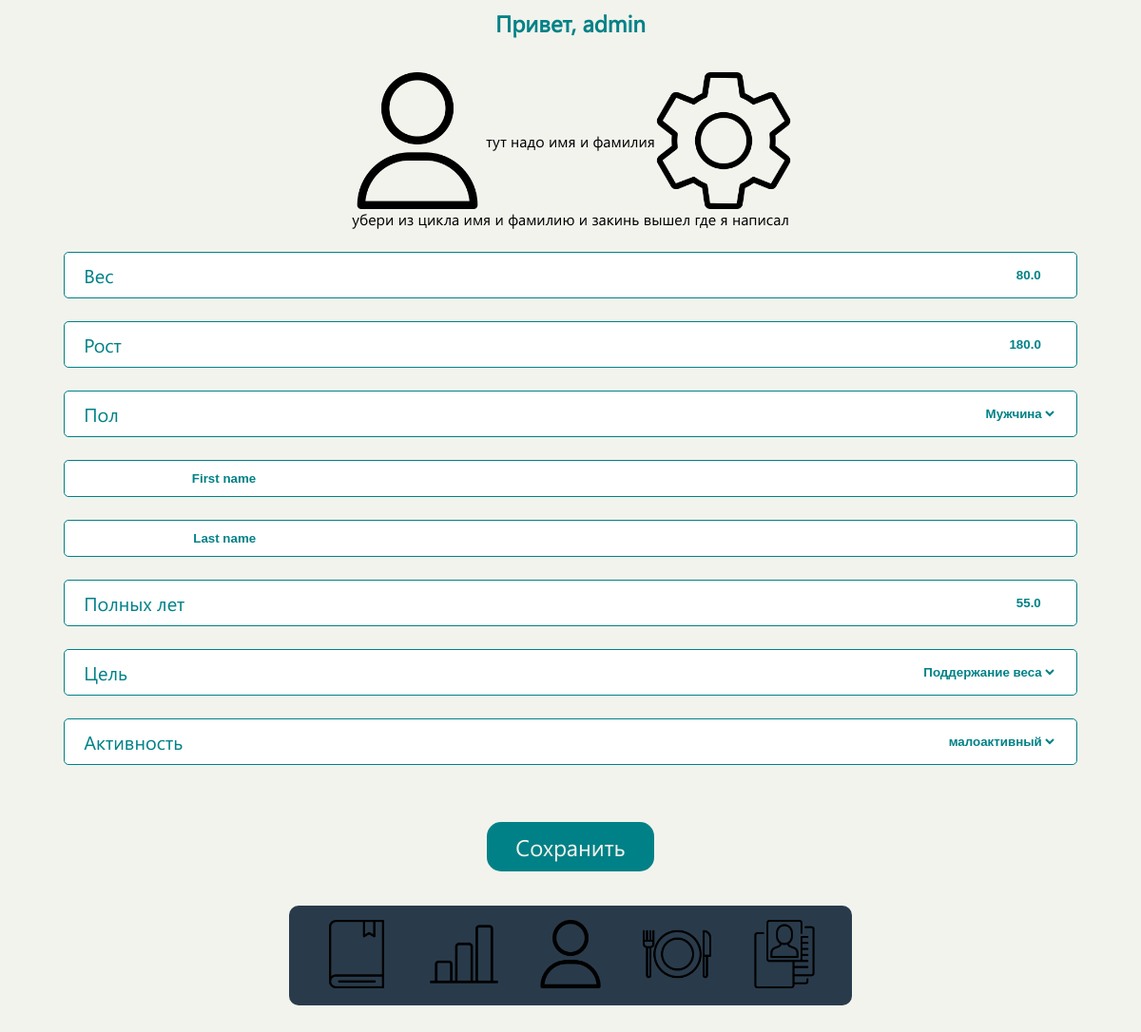
The app's page /edit_person_info/ (signed in), older data.
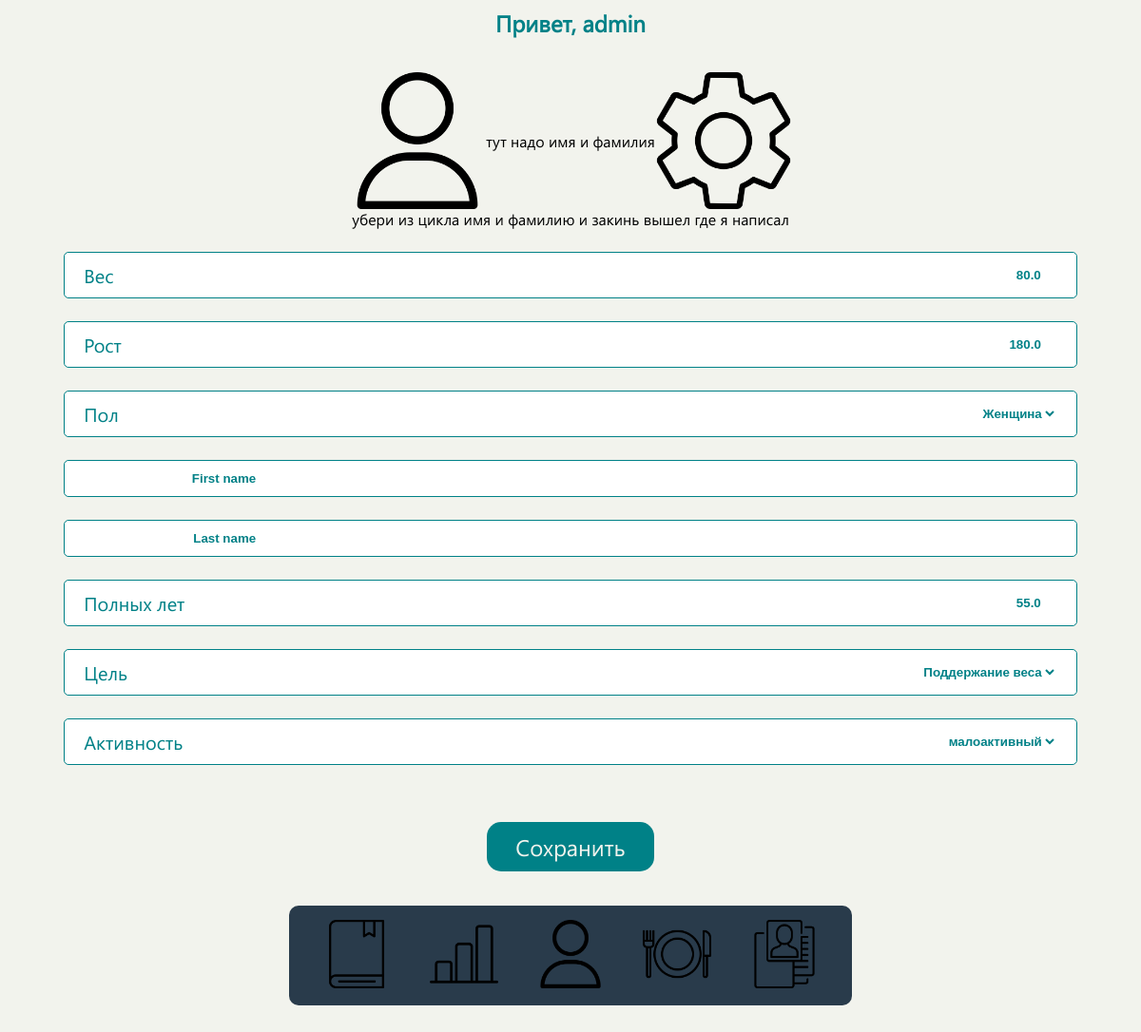
The same page, newer data.
### webflut/models.py (models this page shows, shortened)
class Personal_Inform(models.Model):
    user = models.ForeignKey(User, on_delete=models.CASCADE)  # Add this line
    first_name = models.CharField(max_length=10)
    last_name = models.CharField(max_length=10)
    SEX_CHOICES = [
        ('M', 'Мужчина'),
        ('F', 'Женщина'),
        ('', ''),
    ]
    sex = models.CharField(max_length=1, choices=SEX_CHOICES, default='')
    date_of_birth = models.FloatField(default=0)
    weight = models.FloatField(default=0)
    height = models.FloatField(default=0)
    GOAL_CHOICES = [
        ('L', 'Похудение'),
        ('M', 'Набор массы'),
        ('F', 'Поддержание веса'),
    ]
    goals = models.CharField(max_length=1, choices=GOAL_CHOICES, default='L')
    ACTIVE_CHOICES = [
        ('L', 'малоактивный'),
        ('M', 'активный'),
    ]
    active = models.CharField(max_length=1, choices=ACTIVE_CHOICES, default='L')
    class Meta:
        verbose_name = 'Личная Информация'
        verbose_name_plural = 'Личная Информация'

### webflut/views.py (the view)
# urls.py: path('edit_person_info/', views.edit_person_info, name='edit_person_info'),
def edit_person_info(request):
    personal_info = Personal_Inform.objects.get(user=request.user)
    if request.method == 'POST':
        form = PersonalInformForm(request.POST, instance=personal_info)
        if form.is_valid():
            form.save()
            return redirect('home')  # Redirect to the successful registration page
    else:
        form = PersonalInformForm(instance=personal_info)
    return render(request, 'edit_person_info.html', {'form': form})

### webflut/forms.py
class PersonalInformForm(forms.ModelForm):
    class Meta:
        model = Personal_Inform
        fields = ['weight', 'height', 'sex', 'first_name', 'last_name', 'date_of_birth',  'goals', 'active',]

### webflut/templates/edit_person_info.html (shortened to what this page needs)
{% load static %}
<!DOCTYPE html>
<html lang="en">
<head>
    <link href="{% static 'css/Profile Page/pers_info.css' %}" rel="stylesheet" />
</head>
<body>
    <text class="title">Привет, {{ request.user.username }}</text>
<div class="title-div">
    <img src="{% static 'accets/profile.png' %}"/>
    тут надо имя и фамилия
    <img src="{% static 'accets/settings.png' %}"/>
</div>
убери из цикла имя и фамилию и закинь вышел где я написал
    <form method="post">
        {% for field in form %}
        <div class="common-class">
            {% if field.name == 'weight' %}
            <text>Вес</text>
            {% elif field.name == 'height' %}
            <text>Рост</text>
            {% elif field.name == 'sex' %}
            <text>Пол</text>
            {% elif field.name == 'date_of_birth' %}
            <text>Полных лет</text>
            {% elif field.name == 'goals' %}
            <text>Цель</text>
            {% elif field.name == 'active' %}
            <text>Активность</text>
            {% endif %}
            {{ field }}
        </div>
        {% endfor %}
        <button type="submit" class="save">Сохранить</button>
    </form>
    {% block content %}
    {% include 'footer.html' %}
    {% endblock %}
</body>
</html>

### webflut/templates/footer.html (shortened to what this page needs)
{% load static %}
<link href="{% static 'css/footer.css' %}" rel="stylesheet"/>
<footer>
    <a href="{% url 'creategroup' %}" class="buttonFooter">
        <img src="{% static 'accets/журнал.png' %}" class="imgFooter"/></a>
    <a href="{% url 'display_chart' %}" class="buttonFooter">
        <img src="{% static 'accets/статистика.png' %}" class="imgFooter"/></a>
    <a href="{% url 'profile' %}" class="buttonFooter">
        <img src="{% static 'accets/profile.png' %}" class="imgFooter"/></a>
    <a href="{% url 'calories_and_bjy' %}" class="buttonFooter">
        <img src="{% static 'accets/kkal.png' %}" class="imgFooter"/></a>
    <a href="{% url 'person_info' %}" class="buttonFooter">
        <img src="{% static 'accets/pers_info.png' %}" class="imgFooter"/></a>
</footer>

### webflut/static/css/Profile Page/pers_info.css (style rules this page uses)
html { font-family: "Segoe UI"; background-color: #f2f3ed; }
body { display: flex; align-items: center; flex-direction: column; }
.title { color: #008187; font-weight: 700; font-size: 24px; }
.title-div { display: flex; flex-direction: row; justify-content: space-around; align-items: center; margin-top: 3vw; }
form { width: 90%; display: flex; flex-direction: column; }
.common-class { margin-top: 2vw; font-size: 20px; border: 1px solid #008187; padding: 10px 20px; border-radius: 5px; color: #008187; display: flex; flex-direction: row; justify-content: space-between; background-color: white; font-weight: 500; }
.common-class input, .common-class select, .common-class option { border: 0px; font-weight: 700; color: #008187; background-color: white; text-align: end; }
.save { margin: auto; margin-top: 5vw; box-sizing: border-box; text-align: center; border: 0; background-color: #008187; font-size: 24px; padding: 10px 30px; font-family: "Segoe UI"; color: #f2f3ed; border-radius: 15px; }
@media (min-width: 350px) { img { width: 12vw; } }

### webflut/static/css/footer.css (style rules this page uses)
.imgFooter { width: 11vw; }
@media (min-width: 769px) { footer { width: 50%; } }
@media (min-width: 769px) { .imgFooter { width: 6vw; } }

Row changes from the older to the newer data that the page shows:
changed Personal_Inform "First name": sex "Мужчина" → "Женщина"
